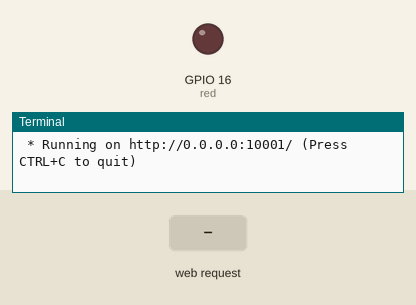
Simulated run of this program. Board: Raspberry Pi (BCM pin numbers). On the bench: output pins drawn as LEDs (lit = HIGH), the last lines printed to the terminal. The inputs (shaded band) are chosen by the test bench. The clock reads 2024-03-15 10:24:30 at power-on unless the program sets it.

Above: at 1.2 s.
1.3 s: HTTP request for /led/off received
At 2.4 s:
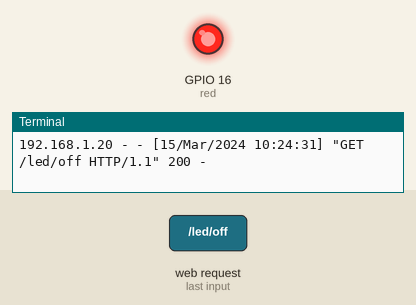
2.8 s: HTTP request for /led/on received
At 3.5 s:
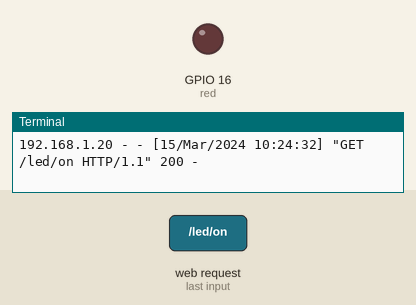
Timing chart, 0 to 5.8 s (numbered marks = the images above; inputs shaded):
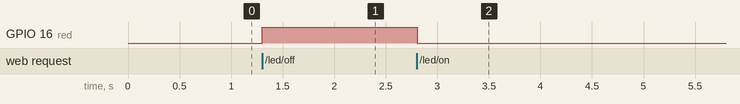

The program:

flask04.py
```python
from flask import Flask
import RPi.GPIO as GPIO

red = 16

GPIO.setmode(GPIO.BCM)
GPIO.setup(red,GPIO.OUT)
app=Flask(__name__)


@app.route("/led/<state>")
def led(state):
	if state == "on":
		GPIO.output(red,False)
		return "on"
	elif state == "off":
		GPIO.output(red,True)
		return "off"
	elif state == "clear":
		GPIO.cleanup()
		return "GPIO Cleanup()"

if __name__ == "__main__":
	app.run(host="0.0.0.0",port="10001",debug=True)
```

Measured:
- after the input at 1.3 s, GPIO 16 (red): LOW → HIGH at once
- after the input at 2.8 s, GPIO 16 (red): HIGH → LOW at once
